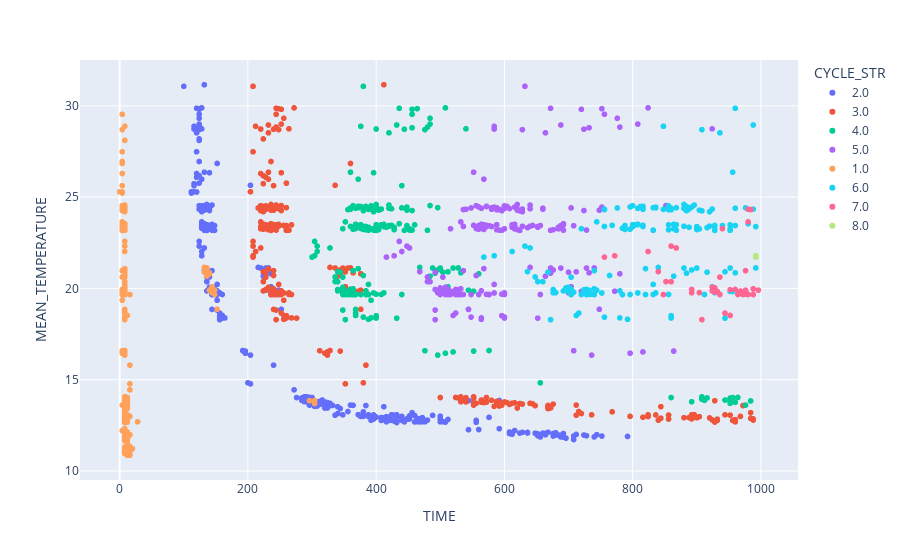

The notebook cell saved with this chart:
### Code cell
px.scatter(peaks_row_2, x="TIME", y="MEAN_TEMPERATURE", color="CYCLE_STR",
           hover_data=["POSITION_STR"])

### Figure 1 — Plotly figure (JSON) as saved in the notebook; plotly's stock layout.template omitted (floating-point values rounded to 4 significant figures; data arrays with more than 128 entries replaced by an {"elided": "..."} marker saying what was removed)
{"data": [{"customdata": {"elided": "400x1 str values"}, "hovertemplate": "CYCLE_STR=2.0<br>TIME=%{x}<br>MEAN_TEMPERATURE=%{y}<br>POSITION_STR=%{customdata[0]}<extra></extra>", "legendgroup": "2.0", "marker": {"color": "#636efa", "symbol": "circle"}, "mode": "markers", "name": "2.0", "showlegend": true, "type": "scattergl", "x": {"elided": "400 int values"}, "xaxis": "x", "y": {"elided": "400 float values"}, "yaxis": "y"}, {"customdata": {"elided": "308x1 str values"}, "hovertemplate": "CYCLE_STR=3.0<br>TIME=%{x}<br>MEAN_TEMPERATURE=%{y}<br>POSITION_STR=%{customdata[0]}<extra></extra>", "legendgroup": "3.0", "marker": {"color": "#EF553B", "symbol": "circle"}, "mode": "markers", "name": "3.0", "showlegend": true, "type": "scattergl", "x": {"elided": "308 int values"}, "xaxis": "x", "y": {"elided": "308 float values"}, "yaxis": "y"}, {"customdata": {"elided": "220x1 str values"}, "hovertemplate": "CYCLE_STR=4.0<br>TIME=%{x}<br>MEAN_TEMPERATURE=%{y}<br>POSITION_STR=%{customdata[0]}<extra></extra>", "legendgroup": "4.0", "marker": {"color": "#00cc96", "symbol": "circle"}, "mode": "markers", "name": "4.0", "showlegend": true, "type": "scattergl", "x": {"elided": "220 int values"}, "xaxis": "x", "y": {"elided": "220 float values"}, "yaxis": "y"}, {"customdata": {"elided": "199x1 str values"}, "hovertemplate": "CYCLE_STR=5.0<br>TIME=%{x}<br>MEAN_TEMPERATURE=%{y}<br>POSITION_STR=%{customdata[0]}<extra></extra>", "legendgroup": "5.0", "marker": {"color": "#ab63fa", "symbol": "circle"}, "mode": "markers", "name": "5.0", "showlegend": true, "type": "scattergl", "x": {"elided": "199 int values"}, "xaxis": "x", "y": {"elided": "199 float values"}, "yaxis": "y"}, {"customdata": {"elided": "445x1 str values"}, "hovertemplate": "CYCLE_STR=1.0<br>TIME=%{x}<br>MEAN_TEMPERATURE=%{y}<br>POSITION_STR=%{customdata[0]}<extra></extra>", "legendgroup": "1.0", "marker": {"color": "#FFA15A", "symbol": "circle"}, "mode": "markers", "name": "1.0", "showlegend": true, "type": "scattergl", "x": {"elided": "445 int values"}, "xaxis": "x", "y": {"elided": "445 float values"}, "yaxis": "y"}, {"customdata": {"elided": "163x1 str values"}, "hovertemplate": "CYCLE_STR=6.0<br>TIME=%{x}<br>MEAN_TEMPERATURE=%{y}<br>POSITION_STR=%{customdata[0]}<extra></extra>", "legendgroup": "6.0", "marker": {"color": "#19d3f3", "symbol": "circle"}, "mode": "markers", "name": "6.0", "showlegend": true, "type": "scattergl", "x": {"elided": "163 int values"}, "xaxis": "x", "y": {"elided": "163 float values"}, "yaxis": "y"}, {"customdata": [["20"], ["20"], ["20"], ["20"], ["21"], ["21"], ["21"], ["21"], ["21"], ["22"], ["22"], ["22"], ["22"], ["22"], ["22"], ["22"], ["22"], ["22"], ["22"], ["22"], ["22"], ["22"], ["22"], ["22"], ["22"], ["22"], ["22"], ["22"], ["22"], ["22"], ["22"], ["22"], ["22"], ["22"], ["22"], ["22"], ["22"], ["22"], ["23"], ["23"], ["23"]], "hovertemplate": "CYCLE_STR=7.0<br>TIME=%{x}<br>MEAN_TEMPERATURE=%{y}<br>POSITION_STR=%{customdata[0]}<extra></extra>", "legendgroup": "7.0", "marker": {"color": "#FF6692", "symbol": "circle"}, "mode": "markers", "name": "7.0", "showlegend": true, "type": "scattergl", "x": [980, 980, 984, 940, 860, 824, 868, 772, 756, 904, 936, 852, 968, 976, 928, 840, 924, 892, 972, 988, 928, 988, 848, 928, 988, 980, 952, 892, 964, 980, 976, 932, 924, 936, 996, 976, 960, 860, 952, 908, 944], "xaxis": "x", "y": [24.33, 23.64, 24.32, 23.27, 22.32, 22.02, 22.22, 21.79, 21.71, 19.77, 19.66, 20.37, 19.85, 19.69, 20.03, 20.92, 19.86, 19.94, 19.66, 19.66, 19.79, 19.67, 19.66, 19.96, 19.98, 19.67, 19.93, 19.76, 19.67, 19.66, 19.9, 19.84, 20.06, 20.62, 19.9, 20.97, 19.94, 20.37, 18.52, 18.29, 18.65], "yaxis": "y"}, {"customdata": [["21"], ["21"]], "hovertemplate": "CYCLE_STR=8.0<br>TIME=%{x}<br>MEAN_TEMPERATURE=%{y}<br>POSITION_STR=%{customdata[0]}<extra></extra>", "legendgroup": "8.0", "marker": {"color": "#B6E880", "symbol": "circle"}, "mode": "markers", "name": "8.0", "showlegend": true, "type": "scattergl", "x": [992, 992], "xaxis": "x", "y": [21.79, 21.71], "yaxis": "y"}], "layout": {"legend": {"title": {"text": "CYCLE_STR"}, "tracegroupgap": 0}, "margin": {"t": 60}, "xaxis": {"anchor": "y", "domain": [0, 1], "title": {"text": "TIME"}}, "yaxis": {"anchor": "x", "domain": [0, 1], "title": {"text": "MEAN_TEMPERATURE"}}}}
